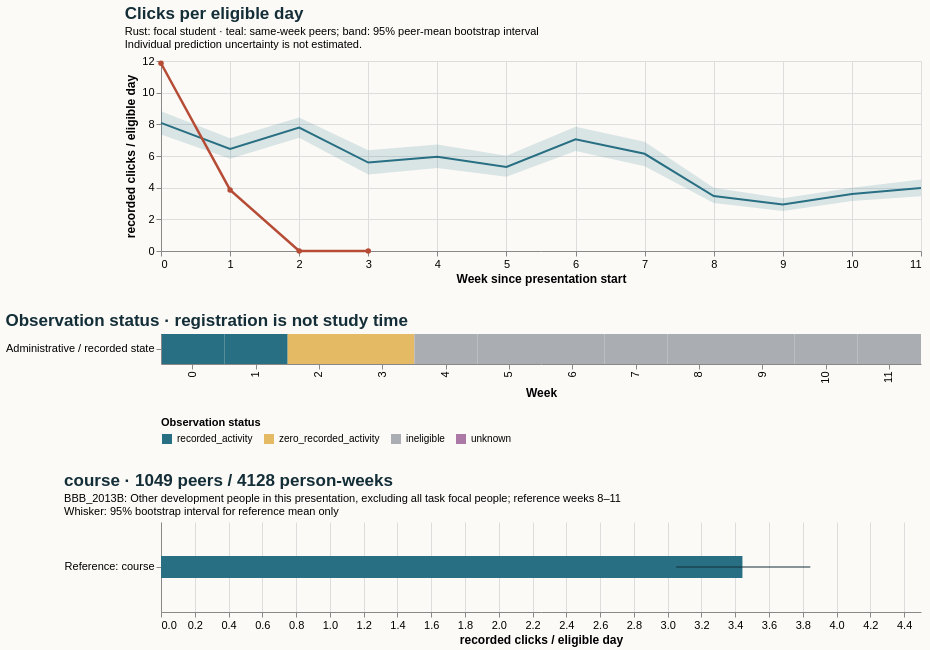

Here is the Vega-Lite specification saved for this chart:
### Vega-Lite specification from a JSON file in a GitHub repository (floating-point values rounded to 4 significant figures)
{"$schema": "https://vega.github.io/schema/vega-lite/v5.20.1.json", "config": {"axis": {"labelFontSize": 11, "titleFontSize": 12}, "background": "#fbfaf7", "font": "sans-serif", "title": {"anchor": "start", "color": "#142e38", "fontSize": 17, "subtitleFontSize": 11}, "view": {"continuousHeight": 300, "continuousWidth": 300, "stroke": null}}, "datasets": {"data-2a63ce5d85f77508c1892f8f5c3d08b3": [{"eligible_days": 7.0, "end_day": 6, "logging_completeness": "unknown", "observation_status": "recorded_activity", "row": "Administrative / recorded state", "score_status": "withheld_release_time_unknown", "start_day": 0, "value": 11.86, "week": 0}, {"eligible_days": 7.0, "end_day": 13, "logging_completeness": "unknown", "observation_status": "recorded_activity", "row": "Administrative / recorded state", "score_status": "withheld_release_time_unknown", "start_day": 7, "value": 3.857, "week": 1}, {"eligible_days": 7.0, "end_day": 20, "logging_completeness": "unknown", "observation_status": "zero_recorded_activity", "row": "Administrative / recorded state", "score_status": "withheld_release_time_unknown", "start_day": 14, "value": 0.0, "week": 2}, {"eligible_days": 4.0, "end_day": 27, "logging_completeness": "unknown", "observation_status": "zero_recorded_activity", "row": "Administrative / recorded state", "score_status": "withheld_release_time_unknown", "start_day": 21, "value": 0.0, "week": 3}, {"eligible_days": 0.0, "end_day": 34, "logging_completeness": "unknown", "observation_status": "ineligible", "row": "Administrative / recorded state", "score_status": "withheld_release_time_unknown", "start_day": 28, "value": null, "week": 4}, {"eligible_days": 0.0, "end_day": 41, "logging_completeness": "unknown", "observation_status": "ineligible", "row": "Administrative / recorded state", "score_status": "withheld_release_time_unknown", "start_day": 35, "value": null, "week": 5}, {"eligible_days": 0.0, "end_day": 48, "logging_completeness": "unknown", "observation_status": "ineligible", "row": "Administrative / recorded state", "score_status": "withheld_release_time_unknown", "start_day": 42, "value": null, "week": 6}, {"eligible_days": 0.0, "end_day": 55, "logging_completeness": "unknown", "observation_status": "ineligible", "row": "Administrative / recorded state", "score_status": "withheld_release_time_unknown", "start_day": 49, "value": null, "week": 7}, {"eligible_days": 0.0, "end_day": 62, "logging_completeness": "unknown", "observation_status": "ineligible", "row": "Administrative / recorded state", "score_status": "withheld_release_time_unknown", "start_day": 56, "value": null, "week": 8}, {"eligible_days": 0.0, "end_day": 69, "logging_completeness": "unknown", "observation_status": "ineligible", "row": "Administrative / recorded state", "score_status": "withheld_release_time_unknown", "start_day": 63, "value": null, "week": 9}, {"eligible_days": 0.0, "end_day": 76, "logging_completeness": "unknown", "observation_status": "ineligible", "row": "Administrative / recorded state", "score_status": "withheld_release_time_unknown", "start_day": 70, "value": null, "week": 10}, {"eligible_days": 0.0, "end_day": 83, "logging_completeness": "unknown", "observation_status": "ineligible", "row": "Administrative / recorded state", "score_status": "withheld_release_time_unknown", "start_day": 77, "value": null, "week": 11}], "data-390dc69de0367b33b660b95251e4835c": [{"hi": null, "lo": null, "series": "Focal: weeks 8–11", "value": null}, {"hi": 3.845, "lo": 3.05, "series": "Reference: course", "value": 3.443}], "data-88df4adef263afeeed14f65898ab7b07": [{"end_day": 6, "focal_value": 11.86, "peer_ci_high": 8.828, "peer_ci_low": 7.365, "peer_mean": 8.09, "peer_observations": 1167, "peer_people": 1167, "reference": "course", "unit": "recorded clicks / eligible day", "week": 0}, {"end_day": 13, "focal_value": 3.857, "peer_ci_high": 7.118, "peer_ci_low": 5.833, "peer_mean": 6.449, "peer_observations": 1159, "peer_people": 1159, "reference": "course", "unit": "recorded clicks / eligible day", "week": 1}, {"end_day": 20, "focal_value": 0.0, "peer_ci_high": 8.435, "peer_ci_low": 7.151, "peer_mean": 7.8, "peer_observations": 1140, "peer_people": 1140, "reference": "course", "unit": "recorded clicks / eligible day", "week": 2}, {"end_day": 27, "focal_value": 0.0, "peer_ci_high": 6.357, "peer_ci_low": 4.827, "peer_mean": 5.586, "peer_observations": 1132, "peer_people": 1132, "reference": "course", "unit": "recorded clicks / eligible day", "week": 3}, {"end_day": 34, "focal_value": null, "peer_ci_high": 6.72, "peer_ci_low": 5.237, "peer_mean": 5.952, "peer_observations": 1093, "peer_people": 1093, "reference": "course", "unit": "recorded clicks / eligible day", "week": 4}, {"end_day": 41, "focal_value": null, "peer_ci_high": 6.02, "peer_ci_low": 4.683, "peer_mean": 5.31, "peer_observations": 1086, "peer_people": 1086, "reference": "course", "unit": "recorded clicks / eligible day", "week": 5}, {"end_day": 48, "focal_value": null, "peer_ci_high": 7.854, "peer_ci_low": 6.323, "peer_mean": 7.057, "peer_observations": 1075, "peer_people": 1075, "reference": "course", "unit": "recorded clicks / eligible day", "week": 6}, {"end_day": 55, "focal_value": null, "peer_ci_high": 6.899, "peer_ci_low": 5.356, "peer_mean": 6.139, "peer_observations": 1059, "peer_people": 1059, "reference": "course", "unit": "recorded clicks / eligible day", "week": 7}, {"end_day": 62, "focal_value": null, "peer_ci_high": 3.993, "peer_ci_low": 3.029, "peer_mean": 3.471, "peer_observations": 1049, "peer_people": 1049, "reference": "course", "unit": "recorded clicks / eligible day", "week": 8}, {"end_day": 69, "focal_value": null, "peer_ci_high": 3.331, "peer_ci_low": 2.531, "peer_mean": 2.935, "peer_observations": 1032, "peer_people": 1032, "reference": "course", "unit": "recorded clicks / eligible day", "week": 9}, {"end_day": 76, "focal_value": null, "peer_ci_high": 3.998, "peer_ci_low": 3.162, "peer_mean": 3.602, "peer_observations": 1026, "peer_people": 1026, "reference": "course", "unit": "recorded clicks / eligible day", "week": 10}, {"end_day": 83, "focal_value": null, "peer_ci_high": 4.512, "peer_ci_low": 3.458, "peer_mean": 3.979, "peer_observations": 1021, "peer_people": 1021, "reference": "course", "unit": "recorded clicks / eligible day", "week": 11}]}, "resolve": {"scale": {"color": "independent"}}, "spacing": 28, "vconcat": [{"data": {"name": "data-88df4adef263afeeed14f65898ab7b07"}, "height": 190, "layer": [{"encoding": {"x": {"axis": {"tickMinStep": 1}, "field": "week", "title": "Week since presentation start", "type": "quantitative"}, "y": {"field": "peer_ci_low", "scale": {"zero": true}, "title": "recorded clicks / eligible day", "type": "quantitative"}, "y2": {"field": "peer_ci_high"}}, "mark": {"color": "#286f83", "opacity": 0.16, "type": "area"}}, {"encoding": {"tooltip": [{"field": "week", "type": "quantitative"}, {"field": "peer_mean", "type": "quantitative"}, {"field": "peer_people", "type": "quantitative"}, {"field": "peer_observations", "type": "quantitative"}], "x": {"field": "week", "type": "quantitative"}, "y": {"field": "peer_mean", "type": "quantitative"}}, "mark": {"color": "#286f83", "strokeWidth": 2, "type": "line"}}, {"encoding": {"tooltip": [{"field": "week", "type": "quantitative"}, {"field": "focal_value", "type": "quantitative"}], "x": {"field": "week", "type": "quantitative"}, "y": {"field": "focal_value", "type": "quantitative"}}, "mark": {"color": "#b64c35", "point": {"color": "#b64c35"}, "strokeWidth": 2.5, "type": "line"}}], "title": {"subtitle": ["Rust: focal student · teal: same-week peers; band: 95% peer-mean bootstrap interval", "Individual prediction uncertainty is not estimated."], "text": "Clicks per eligible day"}, "width": 760}, {"data": {"name": "data-2a63ce5d85f77508c1892f8f5c3d08b3"}, "encoding": {"color": {"field": "observation_status", "legend": {"labelLimit": 260, "orient": "bottom"}, "scale": {"domain": ["recorded_activity", "zero_recorded_activity", "ineligible", "unknown"], "range": ["#286f83", "#e4bb64", "#aaaeb3", "#ac78a5"]}, "title": "Observation status", "type": "nominal"}, "tooltip": [{"field": "week", "type": "quantitative"}, {"field": "eligible_days", "type": "quantitative"}, {"field": "observation_status", "type": "nominal"}, {"field": "logging_completeness", "type": "nominal"}], "x": {"field": "week", "title": "Week", "type": "ordinal"}, "y": {"field": "row", "title": null, "type": "nominal"}}, "height": 30, "mark": {"type": "rect"}, "title": "Observation status · registration is not study time", "width": 760}, {"data": {"name": "data-390dc69de0367b33b660b95251e4835c"}, "height": 90, "layer": [{"encoding": {"x": {"field": "value", "scale": {"domain": [0, 4.037], "zero": true}, "title": "recorded clicks / eligible day", "type": "quantitative"}, "y": {"field": "series", "sort": null, "title": null, "type": "nominal"}}, "mark": {"color": "#286f83", "size": 22, "type": "bar"}}, {"encoding": {"x": {"field": "lo", "type": "quantitative"}, "x2": {"field": "hi"}, "y": {"field": "series", "sort": null, "title": null, "type": "nominal"}}, "mark": {"color": "#142e38", "type": "rule"}}], "title": {"subtitle": ["BBB_2013B: Other development people in this presentation, excluding all task focal people; reference weeks 8–11", "Whisker: 95% bootstrap interval for reference mean only"], "text": "course · 1049 peers / 4128 person-weeks"}, "width": 760}]}
